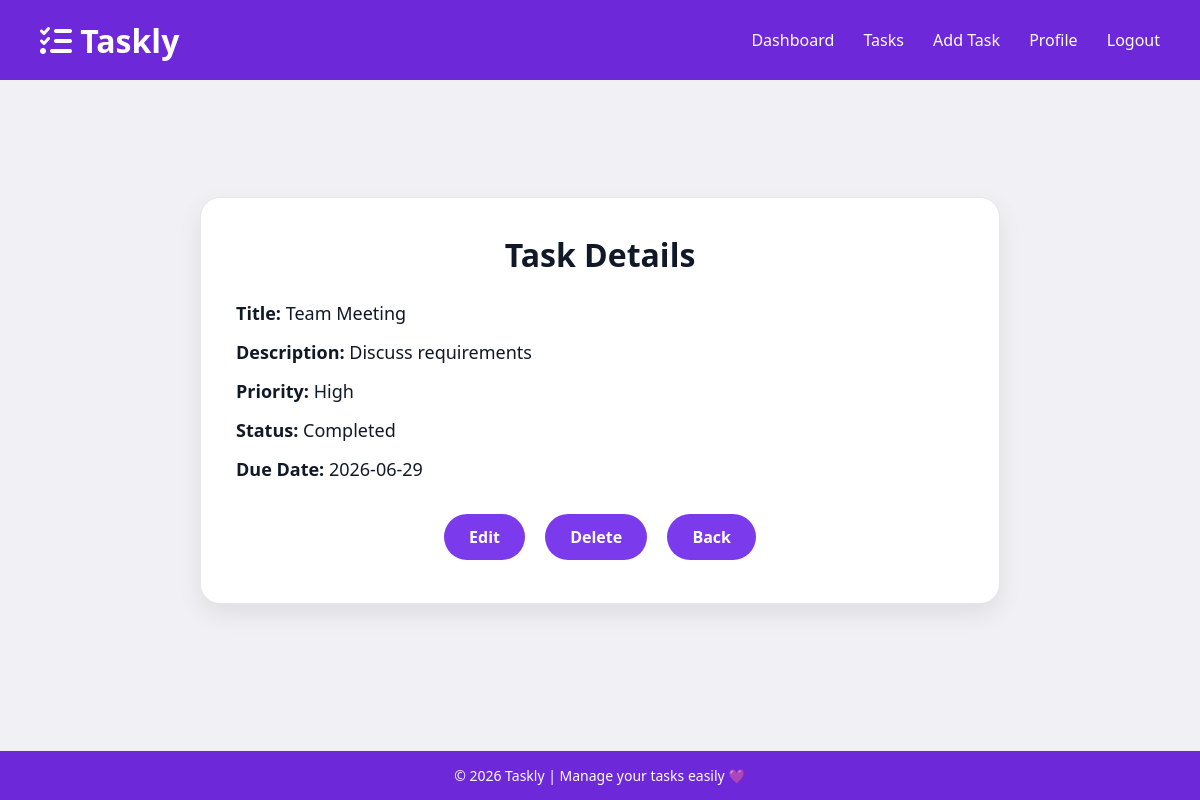
The app's page /task-details/10 (signed in), older data.
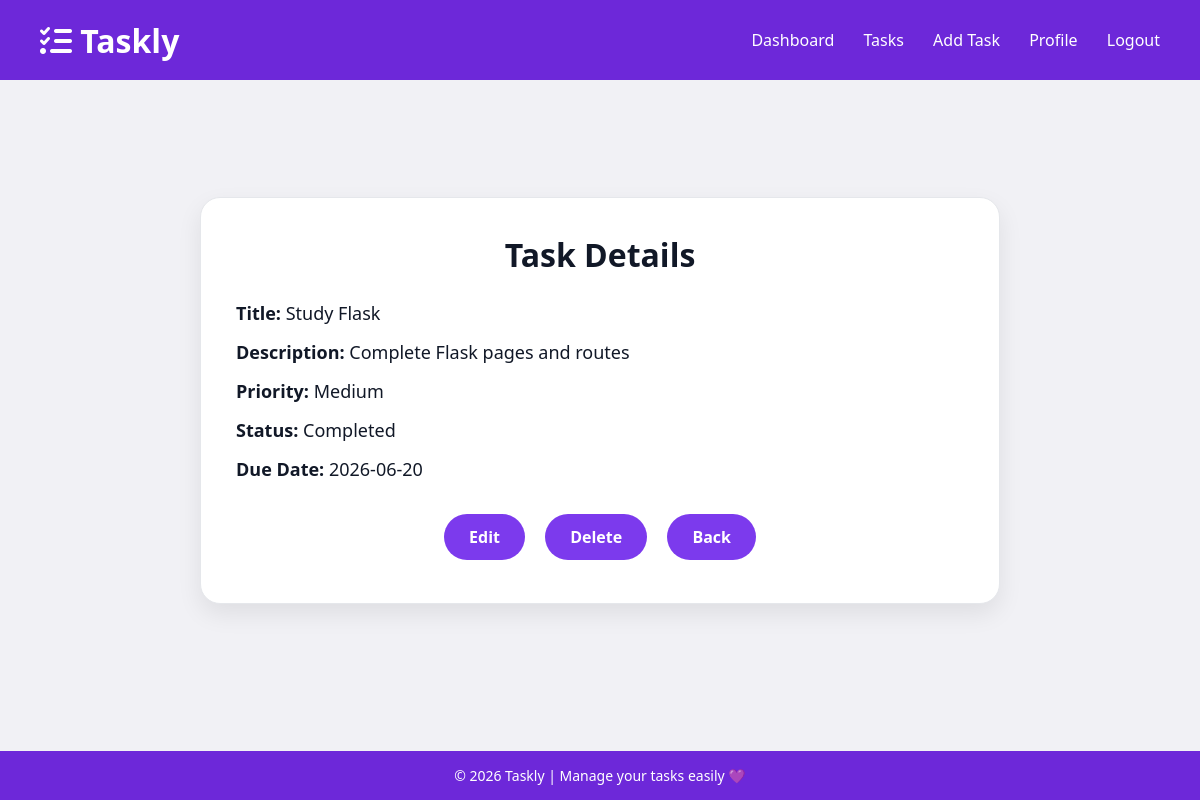
The same page, newer data.
### tables this page shows
CREATE TABLE tasks (
    id INTEGER PRIMARY KEY AUTOINCREMENT,
    title TEXT NOT NULL,
    description TEXT,
    due_date DATE,
    priority TEXT NOT NULL CHECK(priority IN ('Low', 'Medium', 'High')),
    status TEXT NOT NULL DEFAULT 'In Progress',
    user_id INTEGER NOT NULL,
    FOREIGN KEY (user_id) REFERENCES users(id)
);

### app.py (the view)
@app.route("/task-details/<int:task_id>")
def task_details(task_id):
    if "user_id" not in session:
        return redirect(url_for("login"))
    conn = get_db()
    task = conn.execute(
        "SELECT * FROM tasks WHERE id = ? AND user_id = ?",
        (task_id, session["user_id"])
    ).fetchone()
    conn.close()
    if task is None:
        return "Task not found"
    return render_template("task_details.html", task=task)

### app.py (called while the page is built)
def get_db():
    conn = sqlite3.connect("taskly.db")
    conn.row_factory = sqlite3.Row
    return conn

### templates/task_details.html (shortened to what this page needs)
{% extends "layout.html" %}
{% block content %}
<div class="details-box">
    <h1>Task Details</h1>
    <p><strong>Title:</strong> {{ task.title }}</p>
    <p><strong>Description:</strong> {{ task.description }}</p>
    <p><strong>Priority:</strong> {{ task.priority }}</p>
    <p><strong>Status:</strong> {{ task.status }}</p>
    <p><strong>Due Date:</strong> {{ task.due_date }}</p>
    <div class="actions">
        <a href="{{ url_for('edit_task', task_id=task['id']) }}" class="btn-link">Edit</a>
        <a href="{{ url_for('delete_task', task_id=task['id']) }}" class="btn-link">Delete</a>
        <a href="{{ url_for('tasks') }}" class="btn-link">Back</a>
    </div>
</div>
{% endblock %}

### templates/layout.html (shortened to what this page needs)
<!DOCTYPE html>
<html lang="en">
<head>
    <link rel="stylesheet"
          href="{{ url_for('static', filename='css/style.css') }}">
    <link rel="stylesheet"
          href="https://cdnjs.cloudflare.com/ajax/libs/font-awesome/6.7.2/css/all.min.css">
</head>
<body>
<header class="header">
    <div class="logo">
        <i class="fa-solid fa-list-check"></i>
        <span>Taskly</span>
    </div>
  <nav class="navbar">
    {% if session.get('user_id') %}
    <a href="{{ url_for('dashboard') }}">Dashboard</a>
    <a href="{{ url_for('tasks') }}">Tasks</a>
    <a href="{{ url_for('add_task') }}">Add Task</a>
    <a href="{{ url_for('profile') }}">Profile</a>
    <a href="{{ url_for('logout') }}">Logout</a>
    {% else %}
    <a href="{{ url_for('login') }}">Login</a>
    <a href="{{ url_for('register') }}">Register</a>
    {% endif %}
</nav>
</header>
{% block content %}
{% endblock %}
<footer class="footer">
    © 2026 Taskly | Manage your tasks easily 💜
</footer>
</body>
</html>

### static/css/style.css (style rules this page uses)
* { margin: 0; padding: 0; box-sizing: border-box; font-family: "Segoe UI", sans-serif; }
body { min-height: 100svh; display: flex; justify-content: center; align-items: center; background: #f1f1f5; padding-top: 100px; padding-bottom: 80px; }
.header { position: fixed; top: 0; left: 0; width: 100%; height: 80px; display: flex; justify-content: space-between; align-items: center; padding: 0 40px; background: #6d28d9; z-index: 1000; }
.logo { color: white; font-size: 32px; font-weight: bold; }
.navbar a { color: white; text-decoration: none; margin-left: 25px; font-weight: 500; }
.footer { position: fixed; bottom: 0; left: 0; width: 100%; text-align: center; padding: 15px; background: #6d28d9; color: white; font-size: 14px; }
.page-container, .form-box, .details-box, .profile-box { width: 90%; max-width: 800px; margin-top: 20px; margin-bottom: 40px; padding: 35px; border-radius: 20px; color: #111827; background: white; border: 1px solid #e5e7eb; box-shadow: 0 10px 25px rgba(0,0,0,.08); text-align: center; }
.page-container h1, .form-box h1, .details-box h1, .profile-box h1 { margin-bottom: 25px; color: #111827; }
.btn-link { display: inline-block; margin: 8px; padding: 12px 25px; border-radius: 30px; background: #7c3aed; color: white; text-decoration: none; font-weight: bold; }
.details-box p, .profile-box p { text-align: left; margin: 15px 0; font-size: 18px; color: #111827; }
.actions { margin-top: 25px; }

Row changes from the older to the newer data that the page shows:
changed tasks "Completed": title "Team Meeting" → "Study Flask"; description "Discuss requirements" → "Complete Flask pages and routes"; priority "High" → "Medium"; due_date "2026-06-29" → "2026-06-20"
